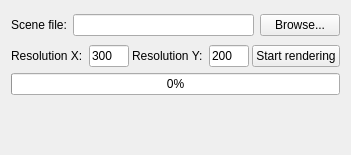
<?xml version="1.0" encoding="UTF-8"?>
<ui version="4.0">
 <class>RaytracingEngineGUIClass</class>
 <widget class="QMainWindow" name="RaytracingEngineGUIClass">
  <property name="geometry">
   <rect>
    <x>0</x>
    <y>0</y>
    <width>351</width>
    <height>151</height>
   </rect>
  </property>
  <property name="windowTitle">
   <string>RaytracingEngineGUI</string>
  </property>
  <widget class="QWidget" name="centralWidget">
   <layout class="QGridLayout" name="gridLayout_2">
    <property name="spacing">
     <number>3</number>
    </property>
    <item row="4" column="0" colspan="3">
     <widget class="QLabel" name="imageLabel">
      <property name="enabled">
       <bool>true</bool>
      </property>
      <property name="font">
       <font>
        <pointsize>30</pointsize>
       </font>
      </property>
      <property name="text">
       <string/>
      </property>
      <property name="alignment">
       <set>Qt::AlignCenter</set>
      </property>
     </widget>
    </item>
    <item row="1" column="0" colspan="3">
     <widget class="QWidget" name="widget" native="true">
      <layout class="QHBoxLayout" name="horizontalLayout">
       <property name="spacing">
        <number>6</number>
       </property>
       <property name="leftMargin">
        <number>0</number>
       </property>
       <property name="topMargin">
        <number>3</number>
       </property>
       <property name="rightMargin">
        <number>0</number>
       </property>
       <property name="bottomMargin">
        <number>3</number>
       </property>
       <item>
        <widget class="QLabel" name="label">
         <property name="text">
          <string>Scene file:</string>
         </property>
        </widget>
       </item>
       <item>
        <widget class="QLineEdit" name="sceneFileBox"/>
       </item>
       <item>
        <widget class="QPushButton" name="browseButton">
         <property name="text">
          <string>Browse...</string>
         </property>
        </widget>
       </item>
      </layout>
     </widget>
    </item>
    <item row="2" column="2">
     <widget class="QPushButton" name="startButton">
      <property name="text">
       <string>Start rendering</string>
      </property>
     </widget>
    </item>
    <item row="2" column="0">
     <widget class="QWidget" name="widget_2" native="true">
      <layout class="QHBoxLayout" name="horizontalLayout_2">
       <property name="spacing">
        <number>6</number>
       </property>
       <property name="leftMargin">
        <number>0</number>
       </property>
       <property name="topMargin">
        <number>3</number>
       </property>
       <property name="rightMargin">
        <number>0</number>
       </property>
       <property name="bottomMargin">
        <number>3</number>
       </property>
       <item>
        <widget class="QLabel" name="label_2">
         <property name="text">
          <string>Resolution X:</string>
         </property>
        </widget>
       </item>
       <item>
        <widget class="QLineEdit" name="resolutionXBox">
         <property name="text">
          <string>300</string>
         </property>
        </widget>
       </item>
      </layout>
     </widget>
    </item>
    <item row="2" column="1">
     <widget class="QWidget" name="widget_3" native="true">
      <layout class="QHBoxLayout" name="horizontalLayout_3">
       <property name="spacing">
        <number>6</number>
       </property>
       <property name="leftMargin">
        <number>0</number>
       </property>
       <property name="topMargin">
        <number>3</number>
       </property>
       <property name="rightMargin">
        <number>0</number>
       </property>
       <property name="bottomMargin">
        <number>3</number>
       </property>
       <item>
        <widget class="QLabel" name="label_3">
         <property name="text">
          <string>Resolution Y:</string>
         </property>
        </widget>
       </item>
       <item>
        <widget class="QLineEdit" name="resolutionYBox">
         <property name="text">
          <string>200</string>
         </property>
        </widget>
       </item>
      </layout>
     </widget>
    </item>
    <item row="3" column="0" colspan="3">
     <widget class="QProgressBar" name="progressBar">
      <property name="maximum">
       <number>100</number>
      </property>
      <property name="value">
       <number>0</number>
      </property>
     </widget>
    </item>
   </layout>
  </widget>
 </widget>
 <layoutdefault spacing="6" margin="11"/>
 <resources>
  <include location="RaytracingEngineGUI.qrc"/>
 </resources>
 <connections>
  <connection>
   <sender>startButton</sender>
   <signal>clicked()</signal>
   <receiver>RaytracingEngineGUIClass</receiver>
   <slot>onStartButtonClicked()</slot>
   <hints>
    <hint type="sourcelabel">
     <x>560</x>
     <y>64</y>
    </hint>
    <hint type="destinationlabel">
     <x>6</x>
     <y>7</y>
    </hint>
   </hints>
  </connection>
  <connection>
   <sender>browseButton</sender>
   <signal>clicked()</signal>
   <receiver>RaytracingEngineGUIClass</receiver>
   <slot>onBrowseButtonClicked()</slot>
   <hints>
    <hint type="sourcelabel">
     <x>540</x>
     <y>26</y>
    </hint>
    <hint type="destinationlabel">
     <x>291</x>
     <y>39</y>
    </hint>
   </hints>
  </connection>
 </connections>
 <slots>
  <slot>onStartButtonClicked()</slot>
  <slot>onBrowseButtonClicked()</slot>
 </slots>
</ui>
